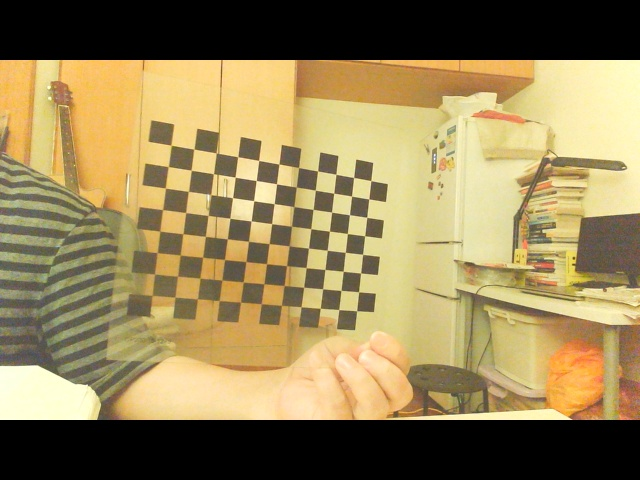
#> input picture camera/calibration/calibration_files/0.jpg, 640 x 480 px; its folder holds 5 pictures in this run; the run also reads 1 picture not shown here
$ python calibration.py
#> lines starting #> are read from the running program, lines starting #| are printed output that depends on the picture; after the words box and inside, x2 and y2 are one past the last pixel; in counts of white or black regions, pixels touching at a corner belong together
#coding:utf-8
import cv2
import numpy as np
import glob

# 找棋盘格角点
# 阈值
criteria = (cv2.TERM_CRITERIA_EPS + cv2.TERM_CRITERIA_MAX_ITER, 30, 0.001)
#棋盘格模板规格
w = 11
h = 8

# 世界坐标系中的棋盘格点,例如(0,0,0), (1,0,0), (2,0,0) ....,(8,5,0)，去掉Z坐标，记为二维矩阵
objp = np.zeros((w*h,3), np.float32)
objp[:,:2] = np.mgrid[0:w,0:h].T.reshape(-1,2)*15

# 储存棋盘格角点的世界坐标和图像坐标对
objpoints = [] # 在世界坐标系中的三维点
imgpoints = [] # 在图像平面的二维点

images = glob.glob('./calibration_files/*.jpg')
for fname in images:
    img = cv2.imread(fname)
#> img is the input picture: shape (480, 640, 3); mean B, G, R 87.3, 131, 148.7
    gray = cv2.cvtColor(img,cv2.COLOR_BGR2GRAY)
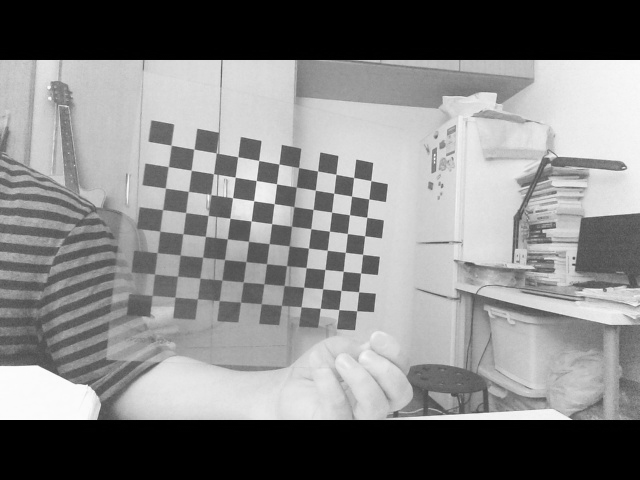
#> gray: shape (480, 640); min 0, max 252, mean 131.4

    # 找到棋盘格角点
    ret, corners = cv2.findChessboardCorners(gray, (w,h),None)
#> ret = True; corners = 88 rows, first 8: [171.2, 145.1], [193.9, 149.1], [215.8, 153.4], [237.9, 157], [258.7, 160.5], [279, 164.2], [301, 170], [317.6, 171]

    # 如果找到足够点对，将其存储起来
    if ret == True:
        cv2.cornerSubPix(gray,corners,(11,11),(-1,-1),criteria)
        objpoints.append(objp)
        imgpoints.append(corners)

        # 将角点在图像上显示
        cv2.drawChessboardCorners(img, (w,h), corners, ret)
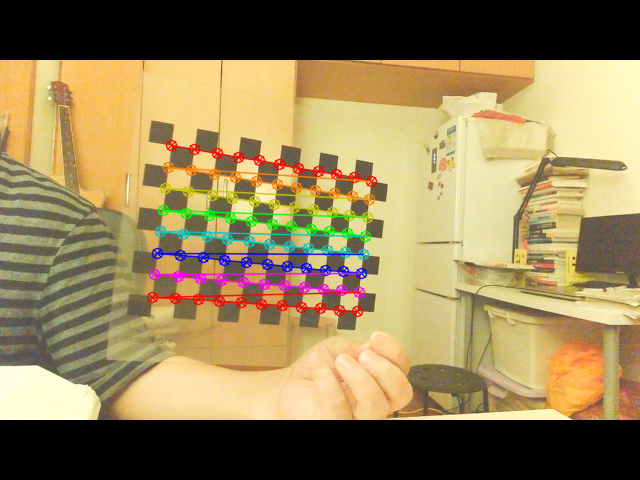
#> img: shape (480, 640, 3); 4.97% of pixels changed, all inside (x1, y1, x2, y2) = (146, 139, 378, 318)
        #cv2.imshow('findCorners',img)
        cv2.waitKey(0)
#> pass 2 of the loop `for fname in images:`:
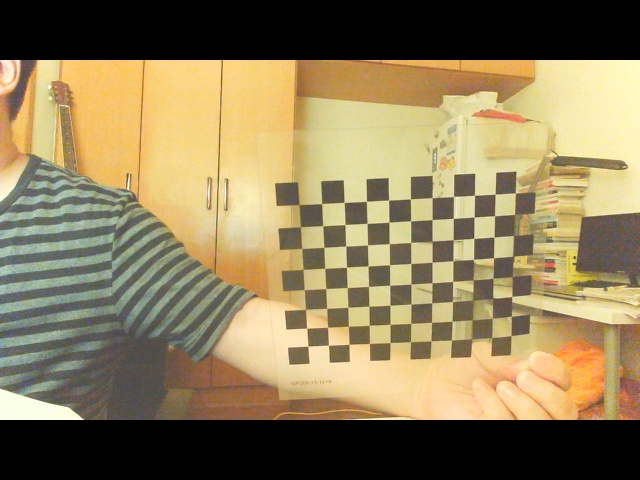
#> input picture camera/calibration/calibration_files/1.jpg, 640 x 480 px
#> img is the input picture: shape (480, 640, 3); mean B, G, R 89.3, 125.1, 140.6
#> `gray = cv2.cvtColor(img,cv2.COLOR_BGR2GRAY)`:
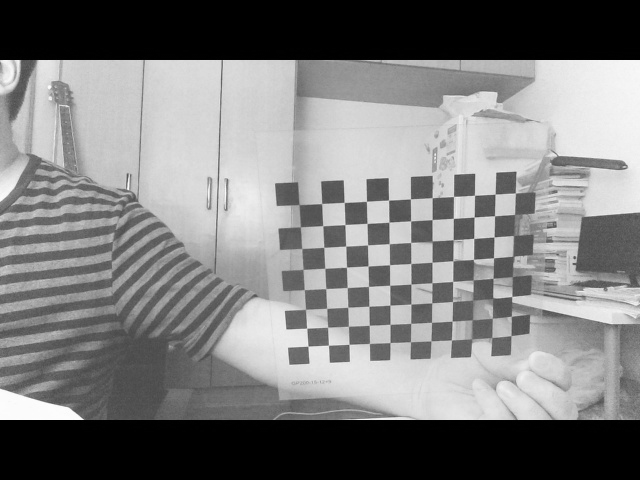
#> gray: shape (480, 640); min 0, max 253, mean 125.7
#> corners = 88 rows, first 8: [299, 204.4], [321.6, 203.7], [344.2, 202.3], [366.5, 201.3], [388.5, 200.1], [410.3, 198.9], [432.1, 197.7], [453.6, 196.5]
#> `cv2.drawChessboardCorners(img, (w,h), corners, ret)`:
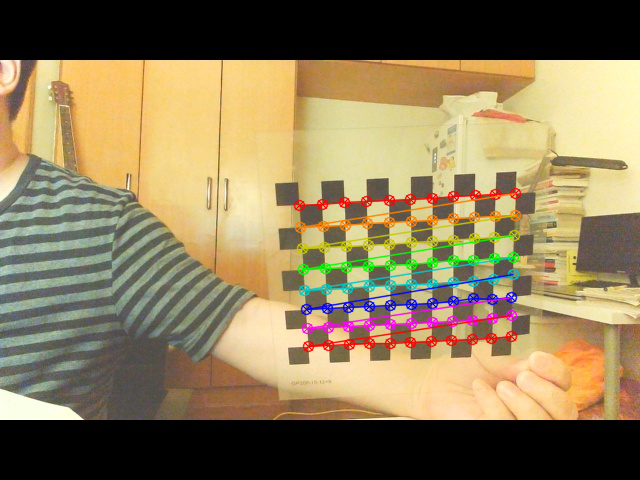
#> img: shape (480, 640, 3); 5.02% of pixels changed, all inside (x1, y1, x2, y2) = (293, 187, 522, 353)
#> pass 3 of the loop `for fname in images:`:
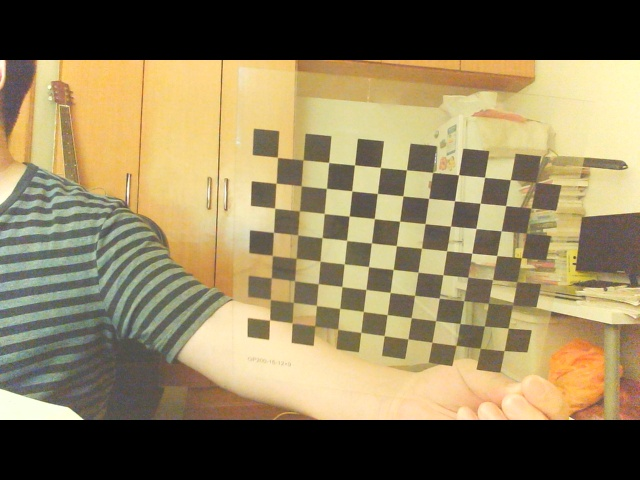
#> input picture camera/calibration/calibration_files/10.jpg, 640 x 480 px
#> img is the input picture: shape (480, 640, 3); mean B, G, R 90.6, 125.9, 140.7
#> `gray = cv2.cvtColor(img,cv2.COLOR_BGR2GRAY)`:
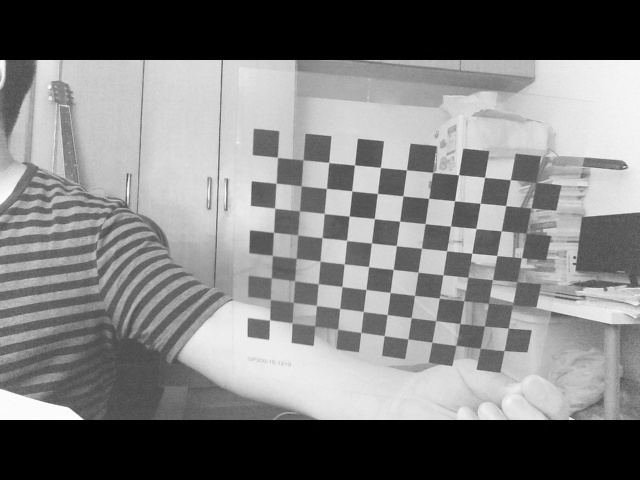
#> gray: shape (480, 640); min 0, max 253, mean 126.3
#> corners = 88 rows, first 8: [277.3, 157.5], [303.3, 159.9], [328.7, 162.3], [354.5, 164.9], [380.5, 167.4], [406.4, 169.8], [432.7, 172.6], [458.5, 174.8]
#> `cv2.drawChessboardCorners(img, (w,h), corners, ret)`:
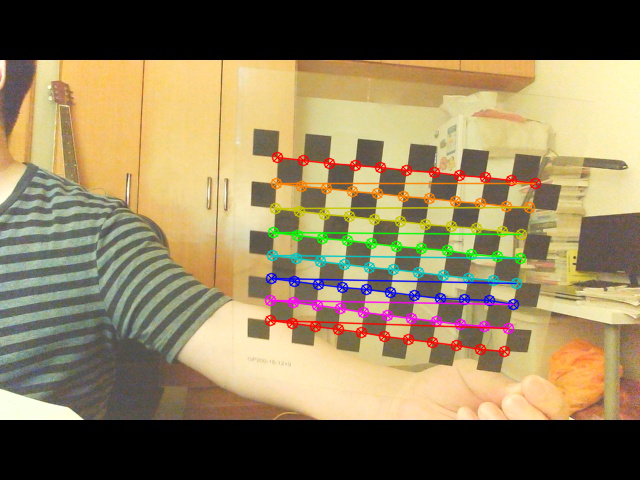
#> img: shape (480, 640, 3); 5.65% of pixels changed, all inside (x1, y1, x2, y2) = (264, 151, 542, 358)
#> the loop made 5 passes; the first 3 are shown
cv2.destroyAllWindows()

# 标定
ret, mtx, dist, rvecs, tvecs = cv2.calibrateCamera(objpoints, imgpoints, gray.shape[::-1], None, None)
print(mtx, dist)


# 去畸变
img2 = cv2.imread('./calibration_files/1.jpg')
hight,  weight = img2.shape[:2]
#> hight = 480; weight = 640
newcameramtx, roi=cv2.getOptimalNewCameraMatrix(mtx,dist,(weight,hight),0,(weight,hight)) # 自由比例参数
dst = cv2.undistort(img2, mtx, dist, None, newcameramtx)
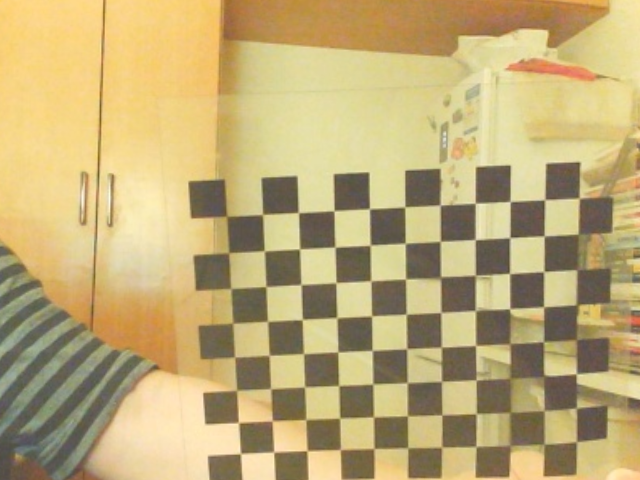
#> dst: shape (480, 640, 3); mean B, G, R 119.3, 171.5, 191.2
cv2.imshow('undistort',dst)
cv2.waitKey(0)
# 根据前面ROI区域裁剪图片
#x,y,w,h = roi
#dst = dst[y:y+h, x:x+w]
#cv2.imwrite('./output/calibresult.png',dst)

# 反投影误差
total_error = 0
for i in range(len(objpoints)):
    imgpoints2, _ = cv2.projectPoints(objpoints[i], rvecs[i], tvecs[i], mtx, dist)
    print(rvecs[i], tvecs[i], mtx, dist)
    #print(imgpoints2)
    error = cv2.norm(imgpoints[i],imgpoints2, cv2.NORM_L2)/len(imgpoints2)
    total_error += error
print("total error: ", total_error/len(objpoints))
